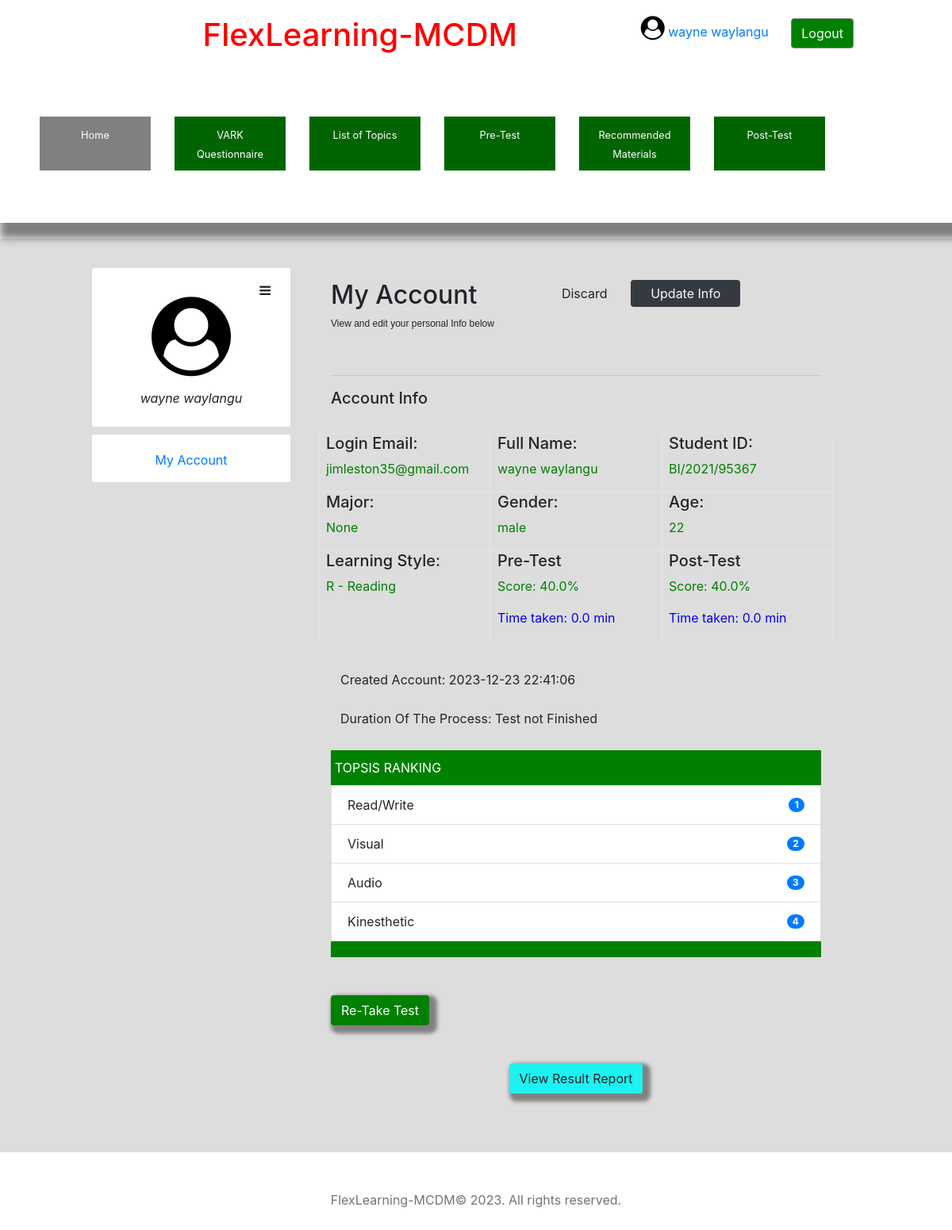
The app's page /profile (signed in) with its own data.
### app.py (models this page shows, shortened)
class User(UserMixin, db.Model):
    id = db.Column(db.Integer, primary_key=True)
    name = db.Column(db.String(100), nullable=False)
    email = db.Column(db.String(120), unique=True, nullable=False)
    age = db.Column(db.Integer)
    gender = db.Column(db.String(10))
    major = db.Column(db.String(100))
    student_id = db.Column(db.String(20), unique=True, nullable=False)
    password = db.Column(db.String(60), nullable=False)
    pre_test_knowledge_gap = db.Column(db.Float, nullable=True)
    post_test_knowledge_gap = db.Column(db.Float, nullable=True)
    dominant_vark_style = db.Column(db.String(10), nullable=True)
    style_first = db.Column(db.String(10), nullable=True)
    style_second = db.Column(db.String(10), nullable=True)
    style_third = db.Column(db.String(10), nullable=True)
    style_fourth = db.Column(db.String(10), nullable=True)
    pre_test_duration = db.Column(db.String(10), nullable=True)

### app.py (the view, shortened to what this page needs)
@app.route('/profile')
def user_profile():
    if not is_logged_in():
        flash('You need to log in first.', 'warning')
        return redirect(url_for('login'))
    user_id = session['user_id']
    user = User.query.get(user_id)
    question_mc_responses = QuestionMC.query.all()
    user_responses = UserResponse.query.filter_by(user_id=user_id).all()
    correct_answers = ['C', 'B', 'A', 'B', 'C', 'B', 'B', 'C', 'C', 'A', 'B', 'B', 'C', 'B', 'B', 'B', 'B', 'A', 'B', 'B']
    pre_test_duration = 0.0
    post_test_duration = 0.0
    created_Account = ""
    total_time_taken = "Test not Finished"
    if "CreateAccount" in session:
        created_Account = session["CreateAccount"]
    post_test_completed = False
    if user.post_test_knowledge_gap is not None:
        post_test_completed = True
    return render_template('profile2.html', user=user, question_mc_responses=question_mc_responses, user_responses=user_responses, get_style_name=get_style_name, correct_answers=correct_answers, post_test_completed=post_test_completed, pre_test_duration=pre_test_duration, post_test_duration=post_test_duration, created_Account=created_Account,total_time_taken=total_time_taken)

### app.py (called while the page is built)
@login_manager.user_loader
def load_user(user_id):
    return User.query.get(int(user_id))

def is_logged_in():
    return 'user_id' in session

def get_style_name(style_code):
    style_mapping = {
        'A': 'Audio',
        'V': 'Visual',
        'K': 'Kinesthetic',
        'R': 'Read/Write',
    }
    return style_mapping.get(style_code, 'Unknown Style')

### templates/profile2.html (shortened to what this page needs)
{% extends 'base.html' %}
{% block content %}
<div class="container" >
    <div class="Screen_profile_view_container">
        <div >
             <div class="card my-2">
                 <div class="card-body text-center" style="width: 250px; height: 200px; position: relative;">
                     <i class="fa fa-bars edit-profile-pic-btn"></i>
                     <i class="fa fa-user-circle my-3" style="font-size: 100px; color: black;"></i>
                     <p class="user_name"><i>{{user.name}}</i></p>
                 </div>
             </div>
             <div class="card" >
                 <div class="card-body p-o text-center" style="height: 60px">
                    <a href="{{ url_for ('user_profile') }}" class="text-center">My Account</a>
                 </div>
             </div>
        </div>
        <div class="profile_col_2">
            <div style="display: flex; gap: 60px;" class="py-4">
                <div>
                    <h2>My Account</h2>
                    <p style="font-size: 12px; font-family:'Trebuchet MS', 'Lucida Sans Unicode', 'Lucida Grande', 'Lucida Sans', Arial, sans-serif;">
                        View and edit your personal Info below
                    </p>
                </div>
                <div>
                    <button class="btn px-4 py-1">Discard</button>
                    <a href="{{url_for('update_profile')}}" class="btn px-4 py-1 bg-dark text-light">Update Info</a>
                </div>
            </div>
            <hr>
            <div>
                <h5>Account Info</h5>
                <br>
                <div class="row">
                    <div class="col-4 px-2" style="border: 1px solid rgb(226, 226, 226)">
                        <h5>Login Email: </h5>
                        <p style="color: green;">{{user.email}}</p>
                    </div>
                    <div class="col-4 px-2" style="border: 1px solid rgb(226, 226, 226)">
                        <h5>Full Name: </h5>
                        <p style="color: green;">{{user.name}}</p>
                    </div>
                    <div class="col-4 px-2" style="border: 1px solid rgb(226, 226, 226)">
                        <h5>Student ID: </h5>
                        <p style="color: green;">{{user.student_id}}</p>
                    </div>
                    <div class="col-4 px-2" style="border: 1px solid rgb(226, 226, 226)">
                        <h5>Major: </h5>
                        <p style="color: green;">{{user.major}}</p>
                    </div>
                    <div class="col-4 px-2" style="border: 1px solid rgb(226, 226, 226)">
                        <h5>Gender: </h5>
                        <p style="color: green;">{{user.gender}}</p>
                    </div>
                    <div class="col-4 px-2" style="border: 1px solid rgb(226, 226, 226)">
                        <h5>Age: </h5>
                        <p style="color: green;">{{user.age}}</p>
                    </div>
                    <div class="col-4 px-2" style="border: 1px solid rgb(226, 226, 226)">
                        <h5>Learning Style: </h5>
                        <p style="color: green;">
                            {% if user.dominant_vark_style == 'A' %}
                                A - Audio
                            {% elif user.dominant_vark_style == 'V' %}
                                V - Visual
                            {% elif user.dominant_vark_style == 'R' %}
                                R - Reading
                            {% elif user.dominant_vark_style == 'K' %}
                                K - Kinesthetic
                            {% else %}
                                Unknown
                            {% endif %}
                        </p>
                    </div>
                    <div class="col-4 px-2" style="border: 1px solid rgb(226, 226, 226)">
                        <h5>Pre-Test</h5>
                        <p style="color: green;">Score: {{user.pre_test_knowledge_gap | float | round(2)}}%</p>
                        <p style="color: blue;">Time taken: {{pre_test_duration}} min</p>
                    </div>
                    <div class="col-4 px-2" style="border: 1px solid rgb(226, 226, 226)">
                        <h5>Post-Test</h5>
                        <p style="color: green;">
                            Score: {{user.post_test_knowledge_gap | float | round(2)}}%
                        </p>
                        <p style="color: blue;">Time taken: {{post_test_duration}} min</p>
                    </div>
                </div>
                <br>
                <div>
                    <table class="table">
                        <tr>
                            <td>
                                Created Account: {{created_Account}}
                            </td>
                        </tr>
                        <tr><td>
                            Duration Of The Process: {{total_time_taken}}
                        </td></tr>
                    </table>
                </div>
                <div style="background-color: green; width: 100%; color: white; padding: 10px 5px">TOPSIS RANKING</div>
                <ul class="list-group pd">
                    <li class="list-group-item d-flex justify-content-between align-items-center">
                        {{ get_style_name(user.style_first) }}
                        <span class="badge badge-primary badge-pill">1</span>
                    </li>
                    <li class="list-group-item d-flex justify-content-between align-items-center">
                        {{ get_style_name(user.style_second) }}
                        <span class="badge badge-primary badge-pill">2</span>
                    </li>
                    <li class="list-group-item d-flex justify-content-between align-items-center">
                        {{ get_style_name(user.style_third) }}
                        <span class="badge badge-primary badge-pill">3</span>
                    </li>
                    <li class="list-group-item d-flex justify-content-between align-items-center">
                        {{ get_style_name(user.style_fourth) }}
                        <span class="badge badge-primary badge-pill">4</span>
                    </li>
                </ul>
                <div  style="background-color: green; width: 100%; color: white; padding: 10px 5px"></div>
                <a href="{{url_for('ReTakeTest')}}" class="btn my-5 text-center" style="background-color: green; box-shadow: 5px 5px 5px 5px gray; color: white;">Re-Take Test</a>
                </div>
                {% if post_test_completed %}
                    <div class="d-flex justify-content-center">
                        <button class="btn ViewTopsis text-center align-center" style="background-color: var(--primary-color); box-shadow: 5px 5px 5px 5px gray;" onclick="viewReport()">View Result Report</button>
                    </div>
                    <br>
                {% endif %}
            </div>
            </div>
        </div>
    </div>
</div>
{% endblock %}

### templates/base.html (shortened to what this page needs)
<!DOCTYPE html>
<html lang="en">
<head>
    <link rel="stylesheet" href="https://stackpath.bootstrapcdn.com/bootstrap/4.3.1/css/bootstrap.min.css">
    <link rel="stylesheet" href="https://cdnjs.cloudflare.com/ajax/libs/font-awesome/4.7.0/css/font-awesome.min.css">
</head>
<body>
    <header>
        <div class="header ">
            <div class="top_container">
              <div class="d app_top_nav">
                  <h1 class="navTitle text-center">FlexLearning-MCDM</h1>
                  {% if current_user.is_authenticated  %}
                        <p class="user_profile_view_windows">
                            <a href="{{ url_for('user_profile') }}">
                                <i class="fa fa-user-circle" style="color: black; font-size: 30px;"></i>
                                {{current_user.name}}
                                <a href="{{url_for('logout')}}" class="btn mx-4" style="border: 1px solid gray; background-color: green; color: white;"> Logout</a>
                            </a>
                        </p>
                {% else %}
                    <a href="{{url_for('login')}}" class="btn mx-4" style="border: 1px solid gray; background-color: green; color: white;">Log In</a>
                {% endif %}
              </div>
              <nav class="Nav">
                  <ul class="navList">
                      <li class="navItems active"><a href="{{ url_for ('home')}}" class="navLink">Home</a></li>
                      <li class="navItems"><a href="{{ url_for('vark_questionnaire', question_number=1) }}" class="navLink">VARK Questionnaire</a></li>
                      <li class="navItems"><a href="{{url_for('topics')}}" class="navLink">List of Topics</a></li>
                      <li class="navItems"><a href="{{url_for('Pre_Test_Quiz', question_number=1)}}" class="navLink">Pre-Test</a></li>
                      <li class="navItems"><a href="{{url_for('recommendations')}}" class="navLink">Recommended Materials</a></li>
                      <li class="navItems"><a href="{{url_for('Post_Test_Quiz', question_number=1)}}" class="navLink">Post-Test</a></li>
                  </ul>
              </nav>
            </div>
        </div>
    </header>
    <div class="d-flex justify-content-center pt-2" style="background-color: rgb(221, 221, 221);">
        <div class="content">
            {% block content %}{% endblock %}
<footer class="footer py-5 text-center">
    <div class="container">
        <span class="text-muted">FlexLearning-MCDM&copy; 2023. All rights reserved.</span>
    </div>
</footer>
</body>
</html>

### templates/base.html (style rules this page uses)
:root { --primary-color: rgb(30, 241, 241); --secondary-color: yellow; --colot-text: rgb(83, 83, 83); --bg-border: rgb(179, 175, 175); }
* { margin: 0; padding: 0; box-sizing: border-box; }
.header { margin-bottom: 20px; }
.top_container { box-shadow: 10px 10px 10px 10px gray; width: 100%; position: sticky; top: 0; z-index: 1000; background-color: white; }
.app_top_nav { display: flex;align-items: center; justify-content: space-between; padding: 20px 100px; }
nav { display: flex; justify-content: space-between; align-items: center; padding: 50px 50px; }
.navTitle { color: red; text-align: center; }
.navList { display: flex; gap: 30px; width: 90%; }
.navList li { list-style: none; width: 30%; padding: 10px 10px; text-align: center; background-color: darkgreen; }
.navList li a { font-size: 80%; color: white; text-decoration: none; }
.fa-user-circle { color: white; font-size: 40px; }
.content { max-width: 1000px; }
.navList .active { background-color: gray; }
.active .navLink { color: white; }
body { margin: 0; }
.content { padding-top: 20px; padding-bottom: 50px; }
.navItems.active { background-color: gray; }
.navItems.active .navLink { color: white; }

### templates/profile2.html (style rules this page uses)
body { overflow-y: scroll; }
.Screen_profile_view_container { display: flex; gap: 50px; }
.edit-profile-pic-btn { position: absolute; top: 10%; right: 10%; }

### records on screen
User: name "wayne waylangu", email "jimleston35@gmail.com", student_id "BI/2021/95367", major "None", gender "male", age "22", pre_test_knowledge_gap "40.0", post_test_knowledge_gap "40.0", style_first "Read/Write", style_second "Visual", style_third "Audio", style_fourth "Kinesthetic"

### other values on screen
{{ pre_test_duration }} "0.0"
{{ post_test_duration }} "0.0"
{{ created_Account }} "2023-12-23 22:41:06"
{{ total_time_taken }} "Test not Finished"
